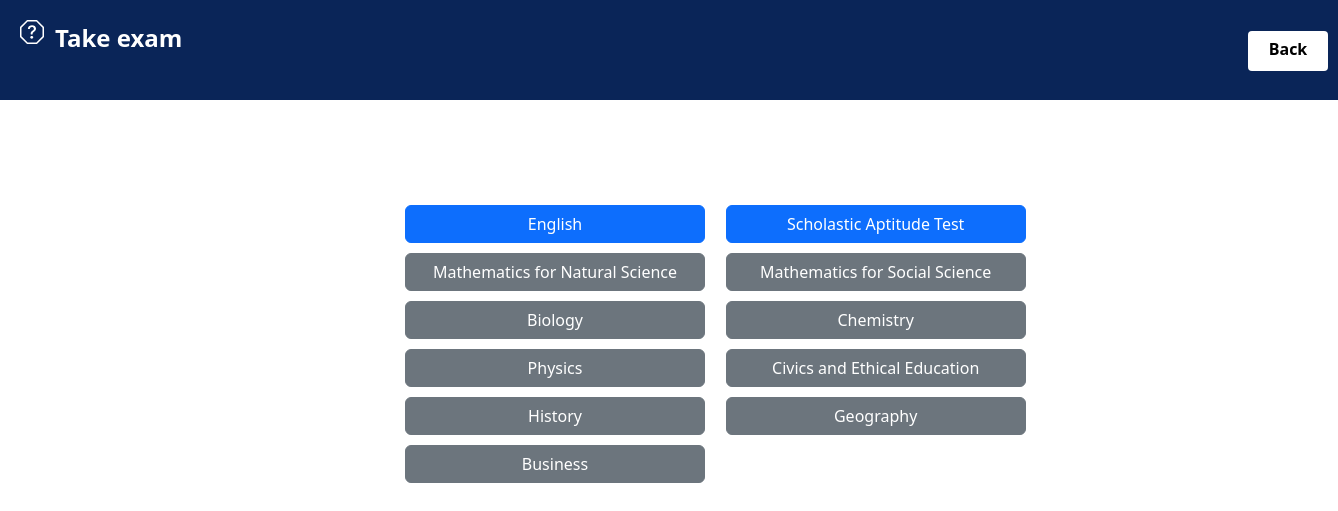
Screenshot of /list.php?username=NS_IHN_15 with the database file from the repository.
### tables this page shows
CREATE TABLE `exam` (
  `Exam_id` varchar(7) NOT NULL,
  `Exam_name` varchar(35) NOT NULL,
  `No_of_ques` int(11) NOT NULL,
  `Stream` varchar(11) NOT NULL,
  `Time` int(11) NOT NULL,
  `Status` tinyint(4) NOT NULL DEFAULT 0
);

### list.php (the view, shortened to what this page needs)
<?php
include 'connection.php';
$user = $_GET['username'];
?>
<html>
<head>
    <link rel="stylesheet" href="css/list_style.css">
    <link href="https://cdn.jsdelivr.net/npm/bootstrap@5.3.0-alpha1/dist/css/bootstrap.min.css" rel="stylesheet"
>
</head>
<body>
    <header id="header">
        <div class="row">
            <i class="bi bi-question-octagon">
            </i>
            <h3 class="topic">Take exam</h3>
            <a href="student_home.php?username=<?php echo $user;?>" class="btn">Back</a>
        </div>
    </header>
    <section id="main">
    <?php
        $info = array();
        $query = "SELECT * FROM exam";
        $result = mysqli_query($conn, $query);
        if(mysqli_num_rows($result) > 0){
        $row_count = 0;
        while($row = mysqli_fetch_assoc($result)){
            $button_class = $row['Status'] == '1' && !(in_array($row['Exam_id'], $info))? 'btn-primary' : 'btn-secondary';
            $button_data = 'data-status="' . $row['Status'] . '"';
            if($row_count % 2 == 0) {
                echo '<div class="row">';
            }
            echo '<div class="col-md-4"><button class="btn ' . $button_class . '" ' . $button_data . ' onclick="handleButtonClick(\'' . $row['Exam_id'] . '\', \'' . $row['Status'] . '\', \'' . $_GET['username'] . '\')">' . $row['Exam_name'] . '</button></div>';
            if($row_count % 2 != 0) {
                echo '</div>';
            }
            $row_count++;
        }
        if($row_count % 2 != 0) {
            echo '</div>';
        }
        } else {
        echo "No subjects found.";
        }
    ?>
    </section>
</body>
</html>

### css/list_style.css (style rules this page uses)
body { overflow-x: hidden; }
#header { background: #0A2558; transition: all 0.5s; z-index: 997; padding: 20px; height: 100px; }
#header .row h3 { font-weight: bold; font-size: 24px; color: white; margin-left: 35px; margin-top: -20px; }
#header .row .btn { text-decoration: none; border: none; outline: none; height: 40px; width: 80px; background-color: white; color: black; border-radius: 4px; font-weight: bold; margin-left: 1240px; margin-top: -30px; }
.btn { padding: 15px; margin: 5px; }
.btn-primary { background-color: #007bff; border-color: #007bff; padding: 10px 20px; width: 300px; }
.btn-secondary { background-color: #6c757d; border-color: #6c757d; padding: 10px 20px; width: 300px; }
#main { margin-top: 100px; margin-left: 400px; }

### rows the page displays
exam: Exam_name "English"
exam: Exam_name "Scholastic Aptitude Test"
exam: Exam_name "Mathematics for Natural Science"
exam: Exam_name "Mathematics for Social Science"
exam: Exam_name "Biology"
exam: Exam_name "Chemistry"
exam: Exam_name "Physics"
exam: Exam_name "Civics and Ethical Education"
exam: Exam_name "History"
exam: Exam_name "Geography"
exam: Exam_name "Business"
